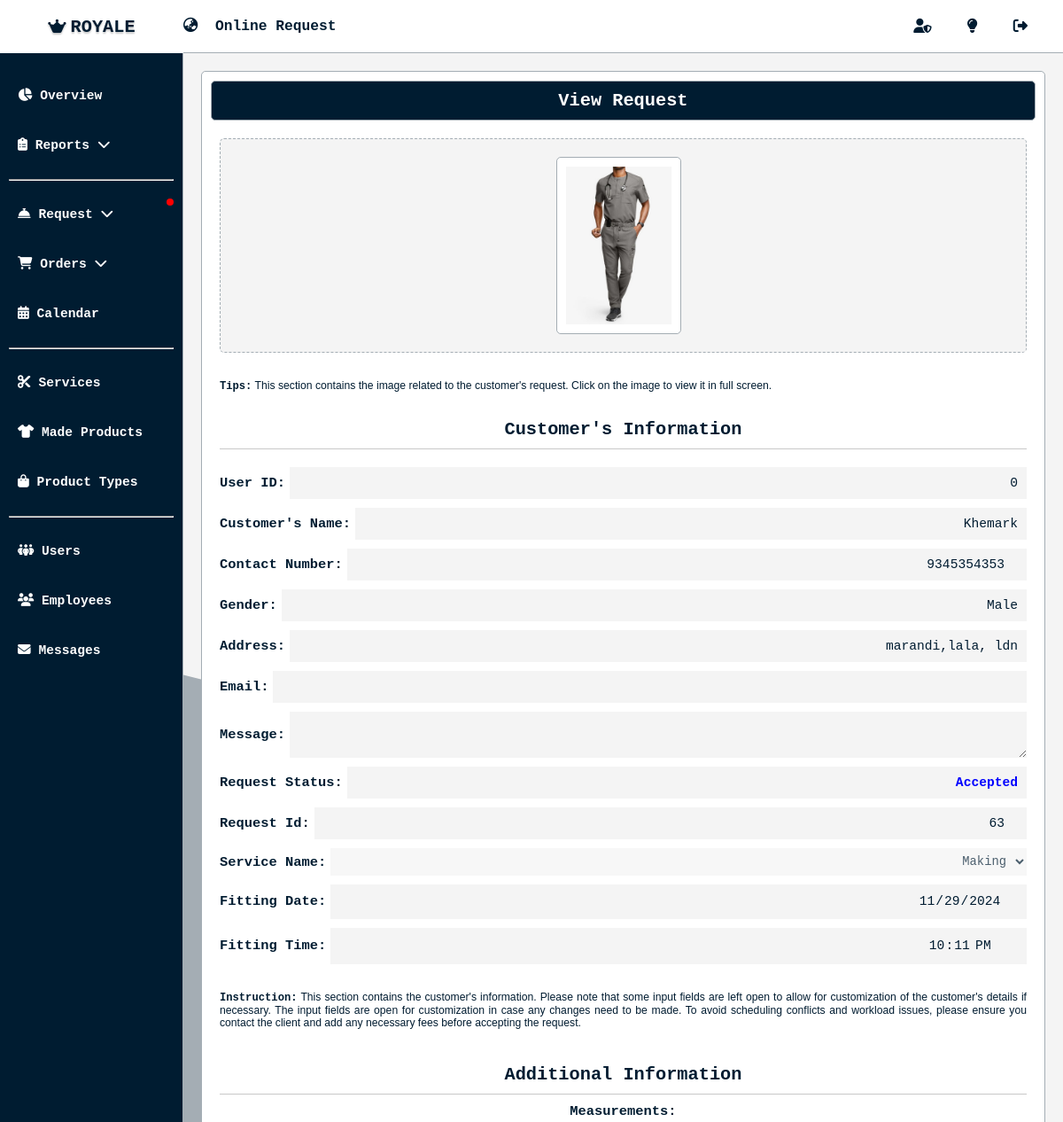
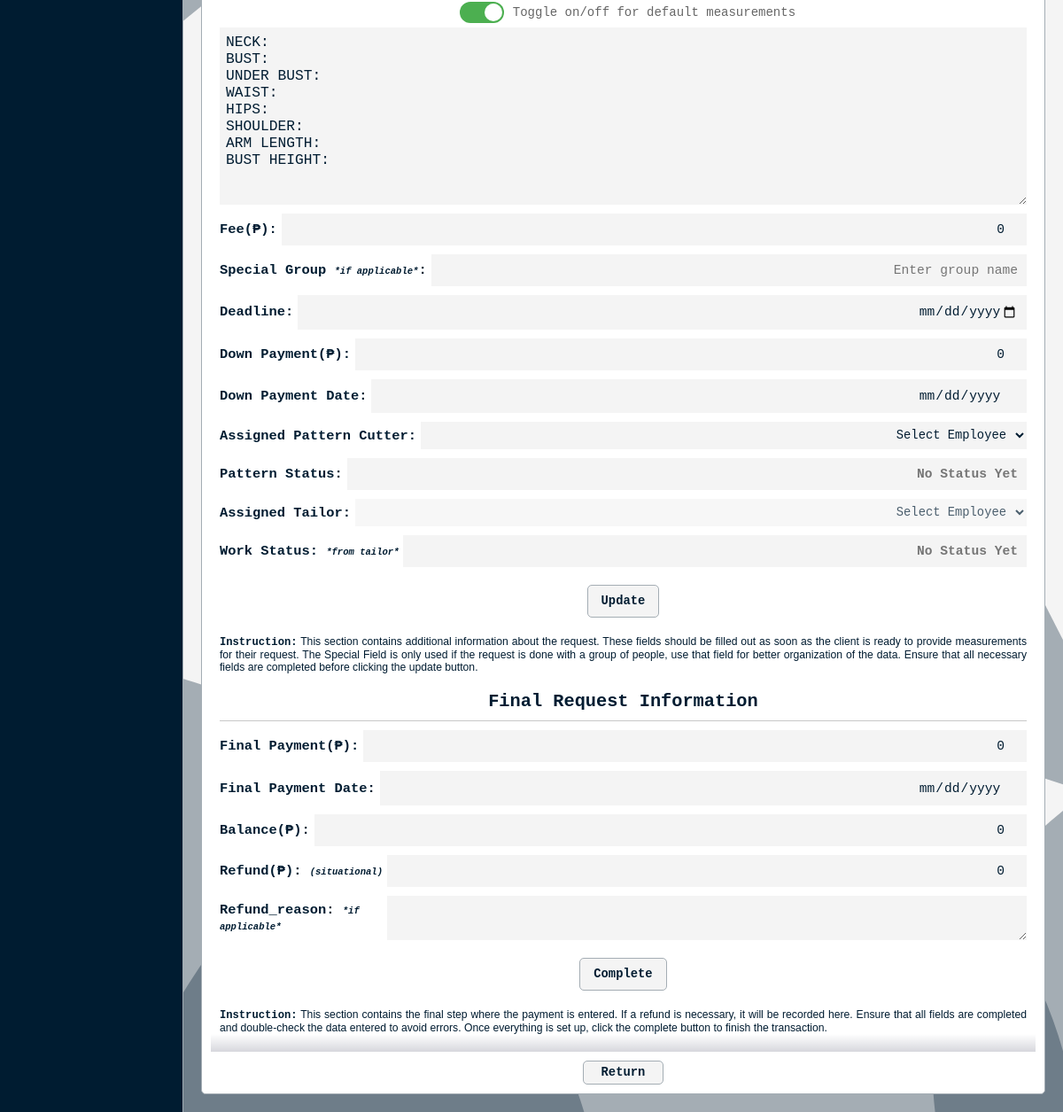
The app's page /admin/online_view_request.php?request_id=63 (signed in) with its own data (2 pictures, top to bottom).
### tables this page shows
CREATE TABLE `royale_request_tbl` (
  `request_id` int(11) NOT NULL,
  `request_status` varchar(255) NOT NULL,
  `request_type` varchar(255) NOT NULL,
  `user_id` bigint(255) NOT NULL,
  `service_name` varchar(255) NOT NULL,
  `name` varchar(255) NOT NULL,
  `contact_number` bigint(255) NOT NULL,
  `gender` varchar(255) NOT NULL,
  `email` varchar(255) NOT NULL,
  `address` varchar(255) NOT NULL,
  `fitting_date` date NOT NULL,
  `fitting_time` time NOT NULL,
  `photo` varchar(255) NOT NULL,
  `message` text NOT NULL,
  `fee` bigint(255) NOT NULL,
  `measurement` text NOT NULL,
  `deadline` date NOT NULL,
  `special_group` varchar(255) NOT NULL,
  `assigned_pattern_cutter` varchar(255) NOT NULL,
  `assigned_tailor` varchar(255) NOT NULL,
  `balance` bigint(255) NOT NULL,
  `down_payment` bigint(255) NOT NULL,
  `down_payment_date` date NOT NULL,
  `pattern_status` text NOT NULL,
  `pattern_completed_datetime` datetime NOT NULL,
  `work_status` varchar(255) NOT NULL,
  `work_completed_datetime` datetime NOT NULL,
  `final_payment` bigint(255) NOT NULL,
  `final_payment_date` date NOT NULL,
  `refund` bigint(255) NOT NULL,
  `refund_reason` text NOT NULL,
  `datetime_request` datetime NOT NULL
);

### admin/online_view_request.php (the view, shortened to what the rows shown need)
<?php
require 'dbconnect.php';
$request_id = isset($_GET['request_id']) ? $_GET['request_id'] : '';
$stmt = $conn->prepare("SELECT * FROM royale_request_tbl WHERE request_id = ?");
$stmt->bind_param("i", $request_id);
$stmt->execute();
$result = $stmt->get_result();
if ($result->num_rows > 0) {
    $row = $result->fetch_assoc();
} else {
    die("No data found for the given request ID.");
}
?>
<!DOCTYPE html>
<html lang="en">
<head>
    <?php include 'important.php'; ?>
    <link rel="stylesheet" href="css/main.css?v=<?php echo time(); ?>">
    <link rel="stylesheet" href="css/all_dashboard.css?v=<?php echo time(); ?>">
</head>
<body class="<?php echo isset($_SESSION['admin_id']) ? 'admin-mode' : ''; ?>">
    <div class="overall-container">
        <main>
            <div class="content-container">
                <div class="content" data-status="<?php echo ucfirst($row['request_status']); ?>">
                    <h1 class="hidden">View Request</h1>
                    <form method="POST" action="online_request_action.php" method="POST"
                        class="request-details-container">
                        <div class="information-container">
                            <div class="request-details-img hidden">
                                <?php
                                $photos = explode(',', $row['photo']);
                                foreach ($photos as $photo) {
                                    echo "<img src='../uploads/$photo' alt='Photo' onclick='openModal(this.src)' style='margin-right: 10px;'>";
                                }
                                ?>
                            </div>
                            <h2 class="hidden"
                                style="display:<?php echo ($row['request_status'] === 'completed') ? 'none' : 'block'; ?>">
                                Customer's Information</h2>
                            <div class="request-details-container2 hidden">
                                <div class="request-details">
                                    <label>User ID:</label>
                                    <input type="text" name="user_id" id="" value="<?php echo $row['user_id']; ?>"
                                        readonly>
                                </div>
                                <div class="request-details">
                                    <label>Customer's Name:</label>
                                    <input type="text" name="name" id="" value="<?php echo ucfirst($row['name']); ?>"
                                        <?php echo ($row['request_status'] === 'accepted' || $row['request_status'] === 'ongoing' || $row['request_status'] === 'completed') ? 'readonly' : ''; ?>>
                                </div>
                                <div class="request-details">
                                    <label>Contact Number:</label>
                                    <input type="number" name="contact_number" id=""
                                        value="<?php echo $row['contact_number']; ?>" <?php echo ($row['request_status'] === 'accepted' || $row['request_status'] === 'ongoing' || $row['request_status'] === 'completed') ? 'readonly' : ''; ?>>
                                </div>
                                <div class="request-details">
                                    <label>Gender:</label>
                                    <input type="text" name="gender" id=""
                                        value="<?php echo ucfirst($row['gender']); ?>" <?php echo ($row['request_status'] === 'accepted' || $row['request_status'] === 'ongoing' || $row['request_status'] === 'completed') ? 'readonly' : ''; ?>>
                                </div>
                                <div class="request-details">
                                    <label>Address:</label>
                                    <input type="text" name="address" id="" value="<?php echo $row['address']; ?>" <?php echo ($row['request_status'] === 'accepted' || $row['request_status'] === 'ongoing' || $row['request_status'] === 'completed') ? 'readonly' : ''; ?>>
                                </div>
                                <div class="request-details">
                                    <label>Email:</label>
                                    <input type="text" name="email" id="" value="<?php echo $row['email']; ?>" <?php echo ($row['request_status'] === 'accepted' || $row['request_status'] === 'ongoing' || $row['request_status'] === 'completed') ? 'readonly' : ''; ?>>
                                </div>
                                <div class="request-details">
                                    <label>Message:</label>
                                    <textarea name="message" id="message" <?php echo ($row['request_status'] === 'accepted' || $row['request_status'] === 'ongoing' || $row['request_status'] === 'completed') ? 'readonly' : ''; ?>><?php echo $row['message']; ?></textarea>
                                </div>
                                <div class="request-details">
                                    <label>Request Status:</label>
                                    <?php
                                    $requestStatus = ucfirst($row['request_status'] ?? 'No Status Yet');
                                    $requestcolor = '';
                                    switch (strtolower($row['request_status'] ?? '')) {
                                        case 'accepted':
                                            $requestcolor = 'blue';
                                            break;
                                    }
                                    ?>
                                    <input type="text" name="request_status" value="<?php echo $requestStatus; ?>" placeholder="No Status Yet" readonly style="color: <?php echo $requestcolor; ?>; font-weight:bold;">
                                </div>
                                <div class="request-details">
                                    <label>Request Id:</label>
                                    <input type="number" name="request_id" id=""
                                        value="<?php echo ucfirst($row['request_id']); ?>" readonly>
                                </div>
                                <div class="request-details">
                                    <label>Fitting Date:</label>
                                    <input type="date" name="fitting_date" id=""
                                        value="<?php echo $row['fitting_date']; ?>" <?php echo ($row['request_status'] === 'accepted' || $row['request_status'] === 'ongoing' || $row['request_status'] === 'completed') ? 'disabled' : ''; ?>>
                                </div>
                                <div class="request-details">
                                    <label>Fitting Time:</label>
                                    <input type="time" name="fitting_time" id=""
                                        value="<?php echo $row['fitting_time']; ?>" <?php echo ($row['request_status'] === 'accepted' || $row['request_status'] === 'ongoing' || $row['request_status'] === 'completed') ? 'disabled' : ''; ?>>
                                </div>
                            </div>
                    </form>
                    <form action="online_request_action.php" method="POST" class="additional-info-container">
                        <h2 style="display:<?php echo ($row['request_status'] === 'completed') ? 'none' : 'block'; ?>">
                            Additional Information</h2>
                        <div class="request-details-container2">
                            <?php
                            $measurementValue = $row['measurement'];
                            ?>
                            <div class="request-details" style="flex-direction: column;">
                                <label>Measurements:</label>
                                <?php if (empty(trim($measurementValue))): ?>
                                    <div style="display: flex; align-items: center;">
                                        <label class="toggle-switch">
                                        </label>
                                        <span style="margin-left: 10px; font-size: 14px; color: #666;">Toggle on/off for default measurements</span>
                                    </div>
                                <?php endif; ?>
                                <textarea name="measurement" id="measurement" <?php echo ($row['request_status'] === 'pending' || $row['request_status'] === 'ongoing' || $row['request_status'] === 'completed') ? 'readonly' : ''; ?>><?php echo $measurementValue; ?></textarea>
                            </div>
                        </div>
                        <div class="request-details-container2">
                            <div class="request-details">
                                <label>Fee(₱):</label>
                                <input type="number" name="fee" id="fee" value="<?php echo $row['fee']; ?>"
                                    oninput="calculateBalance()" required <?php echo ($row['request_status'] === 'pending' || $row['request_status'] === 'ongoing' || $row['request_status'] === 'completed') ? 'readonly' : ''; ?>>
                            </div>
                            <div class="request-details">
                                <label>Special Group <em>*if applicable*</em>:</label>
                                <input type="text" name="special_group" id="" placeholder="Enter group name"
                                    value="<?php echo $row['special_group']; ?>" <?php echo ($row['request_status'] === 'pending' || $row['request_status'] === 'ongoing' || $row['request_status'] === 'completed') ? 'readonly' : ''; ?>>
                            </div>
                            <div class="request-details">
                                <label>Deadline:</label>
                                <input type="date" name="deadline" id="" value="<?php echo $row['deadline']; ?>" <?php echo ($row['request_status'] === 'pending' || $row['pattern_status'] === 'completed' || $row['request_status'] === 'completed') ? 'readonly' : ''; ?>>
                            </div>
                            <div class="request-details">
                                <label>Down Payment(₱):</label>
                                <input type="number" name="down_payment" id="down_payment"
                                    value="<?php echo $row['down_payment']; ?>" oninput="calculateBalance()" <?php echo ($row['request_status'] === 'pending' || $row['request_status'] === 'ongoing' || $row['request_status'] === 'completed') ? 'readonly' : ''; ?>>
                            </div>
                            <div class="request-details">
                                <label>Down Payment Date:</label>
                                <input type="date" name="down_payment_date" id=""
                                    value="<?php echo !empty($row['down_payment_date']) ? htmlspecialchars($row['down_payment_date']) : ''; ?>"
                                    readonly>
                            </div>
                            <div class="request-details">
                                <label>Assigned Pattern Cutter:</label>
                                <select name="assigned_pattern_cutter" id="assigned_pattern_cutter" <?php echo ($row['pattern_status'] === 'not applicable' || $row['request_status'] === 'pending' || $row['pattern_status'] === 'accepted' || $row['pattern_status'] === 'completed' || $row['request_status'] === 'completed') ? 'disabled' : ''; ?>>
                                    <option value="" selected disabled>Select Employee</option>
                                </select>
                            </div>
                            <div class="request-details">
                                <label>Assigned Tailor:</label>
                                <select name="assigned_tailor" id="assigned_tailor" <?php echo ($row['pattern_status']  === ''  || $row['pattern_status']  === 'rejected'  || $row['pattern_status']  === 'accepted'  || $row['pattern_status']  === 'pending' || $row['work_status']  === 'in progress' || $row['work_status']  === 'completed'  || $row['request_status']  === 'completed') ? 'disabled' : ''; ?>>
                                    <option value="" selected disabled>Select Employee</option>
                                </select>
                            </div>
                        </div>
                        <h2 style="display:<?php echo ($row['request_status'] === 'completed') ? 'none' : 'block'; ?>">
                            Final Request Information</h2>
                        <div class="request-details-container2">
                            <div class="request-details">
                                <label>Final Payment(₱):</label>
                                <input type="number" name="final_payment" id="final_payment"
                                    value="<?php echo $row['final_payment']; ?>" oninput="calculateBalance()" <?php echo ($row['request_status'] === 'completed') ? 'readonly' : ''; ?>>
                            </div>
                            <div class="request-details">
                                <label>Final Payment Date:</label>
                                <input type="date" name="final_payment_date" id=""
                                    value="<?php echo !empty($row['final_payment_date']) ? htmlspecialchars($row['final_payment_date']) : ''; ?>"
                                    readonly>
                            </div>
                            <div class="request-details">
                                <label>Balance(₱):</label>
                                <input type="number" name="balance" id="balance" readonly
                                    value="<?php echo $row['balance']; ?>">
                            </div>
                            <div class="request-details">
                                <label> Refund(₱): <em>(situational)</em></label>
                                <input type="number" name="refund" id="refund" value="<?php echo $row['refund']; ?>"
                                    <?php echo ($row['request_status'] === 'completed') ? 'readonly' : ''; ?>>
                            </div>
                            <div class="request-details">
                                <label>Refund_reason: <em>*if applicable*</em></label>
                                <textarea name="refund_reason" id="refund-reason" <?php echo ($row['request_status'] === 'completed') ? 'readonly' : ''; ?>><?php echo $row['refund_reason']; ?></textarea>
                            </div>
                        </div>
                </div>
            </div>
        </main>
    </div>
</body>
</html>

### records on screen
royale_request_tbl: photo (picture), user_id "0", name "Khemark", contact_number "9345354353", gender "Male", address "marandi,lala, ldn", request_status "Accepted", request_id "63", fitting_date "11/29/2024", fitting_time "22:11:00", measurement "neck: bust: under bust: waist: hips: shoulder: arm length: bust height:", fee "0", down_payment "0", final_payment "0", balance "0", refund "0"

### other values on screen
form field service_name "Making"
